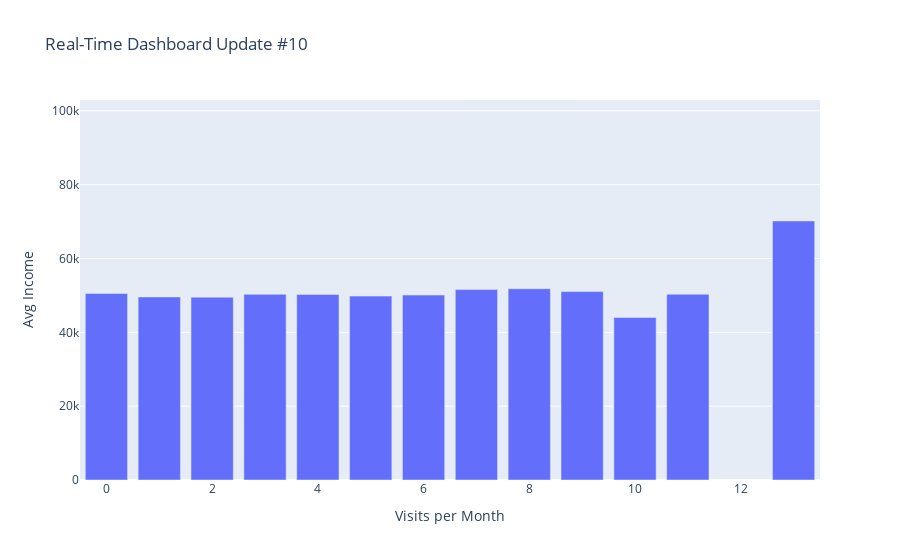

Notebook code cell kept with this figure:
### Code cell
# 3. Real-Time Style Dashboard Simulation (Simulated Update Loop)

start = time.time()

# Simulate streaming data in chunks
chunk_size = 1000
num_chunks = df.shape[0] // chunk_size

print("📊 Real-time dashboard simulation starting...")

for i in range(num_chunks):
    current_chunk = df.iloc[: (i+1) * chunk_size]
    dashboard_data = current_chunk.groupby('visits_per_month')['income'].mean().reset_index()

    fig = px.bar(dashboard_data, x='visits_per_month', y='income',
                 title=f'Real-Time Dashboard Update #{i+1}',
                 labels={'income': 'Avg Income', 'visits_per_month': 'Visits per Month'},
                 range_y=[0, df["income"].max()])

    clear_output(wait=True)
    display(fig)
    time.sleep(0.2)  # simulate real-time delay

end = time.time()

baseline_time = 2.5
dashboard_time = end - start
speedup = (baseline_time - dashboard_time) / baseline_time * 100

print(f"✅ Simulated real-time dashboard completed.")
print(f"Dashboard Time: {dashboard_time:.2f}s")
print(f"✅ Dashboard is {speedup:.2f}% faster than baseline.")

### Figure 1 — Plotly figure (JSON) as saved in the notebook; plotly's stock layout.template omitted (floating-point values rounded to 4 significant figures)
{"data": [{"hovertemplate": "Visits per Month=%{x}<br>Avg Income=%{y}<extra></extra>", "legendgroup": "", "marker": {"color": "#636efa", "pattern": {"shape": ""}}, "name": "", "orientation": "v", "showlegend": false, "textposition": "auto", "type": "bar", "x": [0, 1, 2, 3, 4, 5, 6, 7, 8, 9, 10, 11, 13], "xaxis": "x", "y": [50540.0, 49600.0, 49530.0, 50290.0, 50260.0, 49820.0, 50090.0, 51630.0, 51810.0, 51040.0, 44030.0, 50310.0, 70160.0], "yaxis": "y"}], "layout": {"barmode": "relative", "legend": {"tracegroupgap": 0}, "title": {"text": "Real-Time Dashboard Update #10"}, "xaxis": {"anchor": "y", "domain": [0, 1], "title": {"text": "Visits per Month"}}, "yaxis": {"anchor": "x", "domain": [0, 1], "range": [0, 102935], "title": {"text": "Avg Income"}}}}
